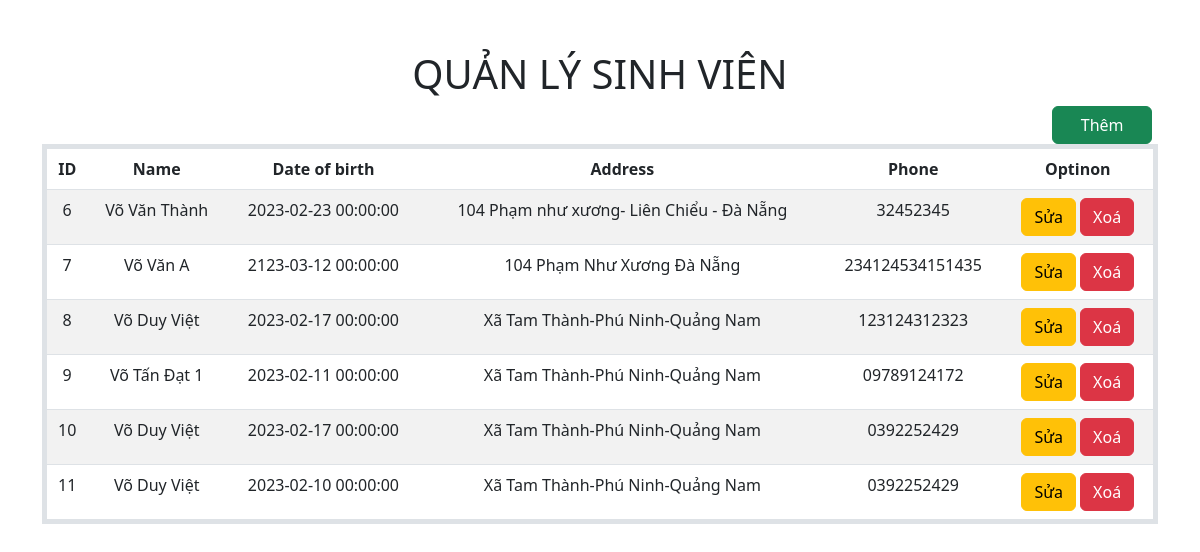
The page / on the database its author committed.
### model.py (models this page shows, shortened)
class students(db.Model):
    __tablename__ = 'students'
    id = db.Column(db.Integer, primary_key=True , autoincrement=True)
    name = db.Column(db.String())
    date_birth = db.Column(db.DateTime)
    address = db.Column(db.String())
    phone = db.Column(db.String())

### app.py (the view, shortened to what this page needs)
@app.route('/', methods=['GET', 'POST'])
def home():
    data= students.query.all()
    return render_template('home.html',data= data)

### templates/home.html (shortened to what this page needs)
<!doctype html>
<html lang="en">
  <head>
    <link rel= "stylesheet" type= "text/css" href= "{{ url_for('static', filename='style.css') }}">
    <link href="https://cdn.jsdelivr.net/npm/bootstrap@5.2.3/dist/css/bootstrap.min.css" rel="stylesheet">
  </head>
  <body>
    <div class="container">
      <h1>QUẢN LÝ SINH VIÊN</h1>
      <a class="btn btn-success add" style="height: auto; width: 100px; margin-left: 90%" data-bs-toggle="modal" data-bs-target="#exampleModal" >Thêm</a>
      <table class="table table-striped table-hover">
        <thead>
          <tr>
            <th scope="col">ID</th>
            <th scope="col">Name</th>
            <th scope="col">Date of birth</th>
            <th scope="col">Address</th>
            <th scope="col">Phone</th>
            <th scope="col">Optinon</th>
          </tr>
        </thead>
        <tbody>
          {% for i in data %}
          <tr>
            <td>{{i.id}}</td>
            <td>{{i.name}}</td>
            <td>{{i.date_birth}}</td>
            <td>{{i.address}}</td>
            <td>{{i.phone}}</td>
            <td>
              <a class="btn btn-warning" href="/update/{{i.id}}" data-bs-toggle="modal" data-bs-target="#modal_sua{{i.id}}" >Sửa</a>
              <a class="btn btn-danger" href="/delete/{{i.id}}" >Xoá</a>
            </td>
          </tr>
    {% endfor %}
        </tbody>
      </table>
    </div>
  </body>
</html>

### static/style.css (style rules this page uses)
body { width: 100%; height: auto; font-family: 'Noto Serif', serif; }
h1 { text-align: center; margin-bottom: 50px; }
.container { width: 60%; height: auto;; text-align: center; margin-top: 50px; }
table { border-style: solid; border-width: 5px; border-color: black; }

### rows shown on the page
students: id "6", name "Võ Văn Thành", date_birth "2023-02-23 00:00:00", address "104 Phạm như xương- Liên Chiểu - Đà Nẵng", phone "32452345"
students: id "7", name "Võ Văn A", date_birth "2123-03-12 00:00:00", address "104 Phạm Như Xương Đà Nẵng", phone "234124534151435"
students: id "8", name "Võ Duy Việt", date_birth "2023-02-17 00:00:00", address "Xã Tam Thành-Phú Ninh-Quảng Nam", phone "123124312323"
students: id "9", name "Võ Tấn Đạt 1", date_birth "2023-02-11 00:00:00", address "Xã Tam Thành-Phú Ninh-Quảng Nam", phone "09789124172"
students: id "10", name "Võ Duy Việt", date_birth "2023-02-17 00:00:00", address "Xã Tam Thành-Phú Ninh-Quảng Nam", phone "0392252429"
students: id "11", name "Võ Duy Việt", date_birth "2023-02-10 00:00:00", address "Xã Tam Thành-Phú Ninh-Quảng Nam", phone "0392252429"
